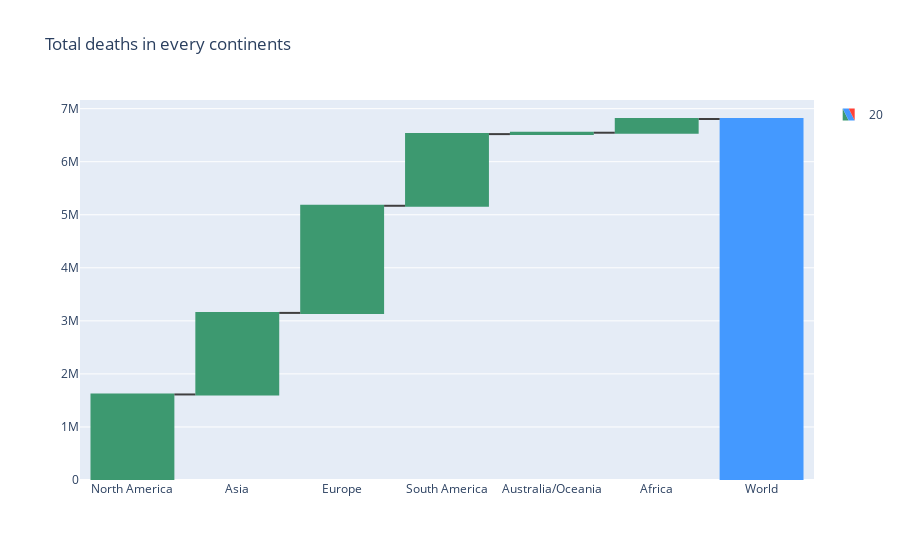

Write notebook code for a chart like this one.
### Markdown cell above
Total Deaths

### Code cell
fig = go.Figure(go.Waterfall(
    name = "20", orientation = "v",
    measure = ["relative", "relative", "relative","relative", "relative", "relative", "total"],
    x = covid19_df_wf['continent'],
    textposition = "outside",
    y = covid19_df_wf['totaldeaths'],
    connector = {"line":{"color":"rgb(63, 63, 63)"}},
))

fig.update_layout(
        title = "Total deaths in every continents",
        showlegend = True
)

fig.show()

### Figure 1 — Plotly figure (JSON) as saved in the notebook; plotly's stock layout.template omitted (floating-point values rounded to 4 significant figures)
{"data": [{"connector": {"line": {"color": "rgb(63, 63, 63)"}}, "measure": ["relative", "relative", "relative", "relative", "relative", "relative", "total"], "name": "20", "orientation": "v", "textposition": "outside", "type": "waterfall", "x": ["North America", "Asia", "Europe", "South America", "Australia/Oceania", "Africa", "World"], "y": [1612592, 1537456, 2019397, 1350933, 26203, 258590, null]}], "layout": {"showlegend": true, "title": {"text": "Total deaths in every continents"}}}
